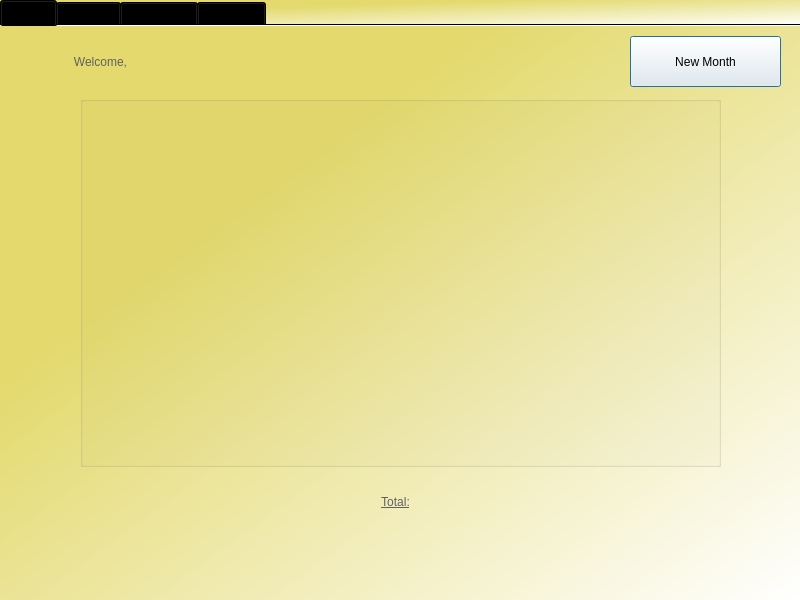
<?xml version="1.0" encoding="UTF-8"?>
<ui version="4.0">
 <class>Dialog</class>
 <widget class="QDialog" name="Dialog">
  <property name="geometry">
   <rect>
    <x>0</x>
    <y>0</y>
    <width>800</width>
    <height>600</height>
   </rect>
  </property>
  <property name="windowTitle">
   <string>Dialog</string>
  </property>
  <widget class="QTabWidget" name="tab_bar">
   <property name="geometry">
    <rect>
     <x>0</x>
     <y>0</y>
     <width>801</width>
     <height>601</height>
    </rect>
   </property>
   <property name="whatsThis">
    <string>&lt;html&gt;&lt;head/&gt;&lt;body&gt;&lt;p&gt;&lt;br/&gt;&lt;/p&gt;&lt;/body&gt;&lt;/html&gt;</string>
   </property>
   <property name="styleSheet">
    <string notr="true">font: 75 12pt &quot;Times New Roman&quot;;
background-color: qlineargradient(spread:pad, x1:0.224031, y1:0.239, x2:1, y2:1, stop:0.0965909 rgba(227, 217, 109, 255), stop:1 rgba(255, 255, 255, 255));</string>
   </property>
   <property name="currentIndex">
    <number>0</number>
   </property>
   <property name="elideMode">
    <enum>Qt::ElideLeft</enum>
   </property>
   <property name="documentMode">
    <bool>true</bool>
   </property>
   <widget class="QWidget" name="home_tab">
    <attribute name="title">
     <string>Home</string>
    </attribute>
    <widget class="QLabel" name="welcome_label">
     <property name="geometry">
      <rect>
       <x>0</x>
       <y>0</y>
       <width>201</width>
       <height>71</height>
      </rect>
     </property>
     <property name="styleSheet">
      <string notr="true">font: 75 30pt &quot;Times New Roman&quot;;
color: rgb(97, 97, 97);
background-color: rgba(255, 255, 255, 0);</string>
     </property>
     <property name="text">
      <string>Welcome,</string>
     </property>
     <property name="alignment">
      <set>Qt::AlignCenter</set>
     </property>
    </widget>
    <widget class="QLabel" name="name_label">
     <property name="geometry">
      <rect>
       <x>190</x>
       <y>0</y>
       <width>401</width>
       <height>71</height>
      </rect>
     </property>
     <property name="styleSheet">
      <string notr="true">font: 75 30pt &quot;Times New Roman&quot;;
background-color: rgba(255, 255, 255, 0);
color: rgb(97, 97, 97);</string>
     </property>
     <property name="text">
      <string/>
     </property>
     <property name="alignment">
      <set>Qt::AlignLeading|Qt::AlignLeft|Qt::AlignVCenter</set>
     </property>
    </widget>
    <widget class="QLabel" name="total_label">
     <property name="geometry">
      <rect>
       <x>350</x>
       <y>450</y>
       <width>91</width>
       <height>51</height>
      </rect>
     </property>
     <property name="styleSheet">
      <string notr="true">font: 20pt &quot;Times New Roman&quot;;
text-decoration: underline;
color: rgb(97, 97, 97);
background-color: rgba(255, 255, 255, 0);</string>
     </property>
     <property name="text">
      <string>Total:</string>
     </property>
     <property name="alignment">
      <set>Qt::AlignCenter</set>
     </property>
    </widget>
    <widget class="QLabel" name="total_money_label">
     <property name="geometry">
      <rect>
       <x>240</x>
       <y>490</y>
       <width>311</width>
       <height>41</height>
      </rect>
     </property>
     <property name="styleSheet">
      <string notr="true">font: 75 20pt &quot;Times New Roman&quot;;
color: rgb(97, 97, 97);
background-color: rgba(255, 255, 255, 0);</string>
     </property>
     <property name="text">
      <string/>
     </property>
     <property name="alignment">
      <set>Qt::AlignCenter</set>
     </property>
    </widget>
    <widget class="QGroupBox" name="groupBox">
     <property name="geometry">
      <rect>
       <x>80</x>
       <y>70</y>
       <width>641</width>
       <height>371</height>
      </rect>
     </property>
     <property name="styleSheet">
      <string notr="true">background-color: rgba(255, 255, 255, 0);</string>
     </property>
     <property name="title">
      <string/>
     </property>
    </widget>
    <widget class="QPushButton" name="new_month_button">
     <property name="geometry">
      <rect>
       <x>630</x>
       <y>10</y>
       <width>151</width>
       <height>51</height>
      </rect>
     </property>
     <property name="styleSheet">
      <string notr="true">background-color: rgb(245, 245, 245);</string>
     </property>
     <property name="text">
      <string>New Month</string>
     </property>
    </widget>
   </widget>
   <widget class="QWidget" name="income_tab">
    <attribute name="title">
     <string>Income</string>
    </attribute>
    <widget class="QLabel" name="amount_label">
     <property name="geometry">
      <rect>
       <x>50</x>
       <y>180</y>
       <width>111</width>
       <height>51</height>
      </rect>
     </property>
     <property name="styleSheet">
      <string notr="true">font: 20pt &quot;Times New Roman&quot;;;
color: rgb(97, 97, 97);
background-color: rgba(255, 255, 255, 0);</string>
     </property>
     <property name="text">
      <string>Amount:</string>
     </property>
     <property name="alignment">
      <set>Qt::AlignCenter</set>
     </property>
    </widget>
    <widget class="QLabel" name="description_label">
     <property name="geometry">
      <rect>
       <x>20</x>
       <y>240</y>
       <width>141</width>
       <height>51</height>
      </rect>
     </property>
     <property name="styleSheet">
      <string notr="true">font: 20pt &quot;Times New Roman&quot;;;
color: rgb(97, 97, 97);
background-color: rgba(255, 255, 255, 0);</string>
     </property>
     <property name="text">
      <string>Description:</string>
     </property>
     <property name="alignment">
      <set>Qt::AlignCenter</set>
     </property>
    </widget>
    <widget class="QLineEdit" name="income_amount_edit">
     <property name="geometry">
      <rect>
       <x>160</x>
       <y>190</y>
       <width>251</width>
       <height>31</height>
      </rect>
     </property>
     <property name="styleSheet">
      <string notr="true">background-color: rgb(255, 255, 255);</string>
     </property>
    </widget>
    <widget class="QLineEdit" name="income_description_edit">
     <property name="geometry">
      <rect>
       <x>160</x>
       <y>250</y>
       <width>251</width>
       <height>31</height>
      </rect>
     </property>
     <property name="styleSheet">
      <string notr="true">background-color: rgb(255, 255, 255);</string>
     </property>
    </widget>
    <widget class="QPushButton" name="add_income_button">
     <property name="geometry">
      <rect>
       <x>210</x>
       <y>340</y>
       <width>151</width>
       <height>51</height>
      </rect>
     </property>
     <property name="styleSheet">
      <string notr="true">background-color: rgb(59, 213, 13);</string>
     </property>
     <property name="text">
      <string>Add Income</string>
     </property>
    </widget>
    <widget class="QLabel" name="income_label">
     <property name="geometry">
      <rect>
       <x>590</x>
       <y>50</y>
       <width>111</width>
       <height>51</height>
      </rect>
     </property>
     <property name="styleSheet">
      <string notr="true">font: 20pt &quot;Times New Roman&quot;;;
color: rgb(68, 203, 0);
background-color: rgba(255, 255, 255, 0);</string>
     </property>
     <property name="text">
      <string>Income</string>
     </property>
     <property name="alignment">
      <set>Qt::AlignCenter</set>
     </property>
    </widget>
    <widget class="QScrollArea" name="income_scroll_bar">
     <property name="geometry">
      <rect>
       <x>540</x>
       <y>90</y>
       <width>221</width>
       <height>451</height>
      </rect>
     </property>
     <property name="styleSheet">
      <string notr="true">background-color: rgb(255, 255, 255);</string>
     </property>
     <property name="widgetResizable">
      <bool>true</bool>
     </property>
     <widget class="QWidget" name="scrollAreaWidgetContents">
      <property name="geometry">
       <rect>
        <x>0</x>
        <y>0</y>
        <width>219</width>
        <height>449</height>
       </rect>
      </property>
     </widget>
    </widget>
    <widget class="QLabel" name="total_label_2">
     <property name="geometry">
      <rect>
       <x>370</x>
       <y>500</y>
       <width>61</width>
       <height>41</height>
      </rect>
     </property>
     <property name="styleSheet">
      <string notr="true">font: 15pt &quot;Times New Roman&quot;;;
color: rgb(97, 97, 97);
background-color: rgba(255, 255, 255, 0);</string>
     </property>
     <property name="text">
      <string>Total:</string>
     </property>
     <property name="alignment">
      <set>Qt::AlignCenter</set>
     </property>
    </widget>
    <widget class="QLabel" name="total_amount_label">
     <property name="geometry">
      <rect>
       <x>430</x>
       <y>500</y>
       <width>101</width>
       <height>41</height>
      </rect>
     </property>
     <property name="styleSheet">
      <string notr="true">background-color: rgba(255, 255, 255, 0);
font: 75 16pt &quot;Times New Roman&quot;;
color: rgb(68, 223, 25);
border-color: rgb(70, 70, 70);</string>
     </property>
     <property name="text">
      <string/>
     </property>
     <property name="alignment">
      <set>Qt::AlignCenter</set>
     </property>
    </widget>
    <widget class="QLabel" name="income_error_label">
     <property name="geometry">
      <rect>
       <x>160</x>
       <y>290</y>
       <width>371</width>
       <height>21</height>
      </rect>
     </property>
     <property name="styleSheet">
      <string notr="true">background-color: rgba(255, 255, 255, 0);
font: 10pt &quot;Times New Roman&quot;;
color: rgb(255, 0, 0);</string>
     </property>
     <property name="text">
      <string/>
     </property>
    </widget>
   </widget>
   <widget class="QWidget" name="expenses_tab">
    <attribute name="title">
     <string>Expenses</string>
    </attribute>
    <widget class="QLabel" name="amount_label_2">
     <property name="geometry">
      <rect>
       <x>50</x>
       <y>180</y>
       <width>111</width>
       <height>51</height>
      </rect>
     </property>
     <property name="styleSheet">
      <string notr="true">font: 20pt &quot;Times New Roman&quot;;;
color: rgb(97, 97, 97);
background-color: rgba(255, 255, 255, 0);</string>
     </property>
     <property name="text">
      <string>Amount:</string>
     </property>
     <property name="alignment">
      <set>Qt::AlignCenter</set>
     </property>
    </widget>
    <widget class="QLabel" name="description_label_2">
     <property name="geometry">
      <rect>
       <x>10</x>
       <y>240</y>
       <width>161</width>
       <height>51</height>
      </rect>
     </property>
     <property name="styleSheet">
      <string notr="true">font: 20pt &quot;Times New Roman&quot;;;
color: rgb(97, 97, 97);
background-color: rgba(255, 255, 255, 0);</string>
     </property>
     <property name="text">
      <string>Description:</string>
     </property>
     <property name="alignment">
      <set>Qt::AlignCenter</set>
     </property>
    </widget>
    <widget class="QLineEdit" name="expenses_amount_edit">
     <property name="geometry">
      <rect>
       <x>160</x>
       <y>190</y>
       <width>251</width>
       <height>31</height>
      </rect>
     </property>
     <property name="styleSheet">
      <string notr="true">background-color: rgb(255, 255, 255);</string>
     </property>
    </widget>
    <widget class="QLineEdit" name="expenses_description_edit">
     <property name="geometry">
      <rect>
       <x>160</x>
       <y>250</y>
       <width>251</width>
       <height>31</height>
      </rect>
     </property>
     <property name="styleSheet">
      <string notr="true">background-color: rgb(255, 255, 255);</string>
     </property>
    </widget>
    <widget class="QPushButton" name="add_expense_button">
     <property name="geometry">
      <rect>
       <x>210</x>
       <y>340</y>
       <width>151</width>
       <height>51</height>
      </rect>
     </property>
     <property name="styleSheet">
      <string notr="true">background-color: rgb(211, 0, 0);</string>
     </property>
     <property name="text">
      <string>Add Expense</string>
     </property>
    </widget>
    <widget class="QLabel" name="total_label_3">
     <property name="geometry">
      <rect>
       <x>370</x>
       <y>500</y>
       <width>61</width>
       <height>41</height>
      </rect>
     </property>
     <property name="styleSheet">
      <string notr="true">font: 15pt &quot;Times New Roman&quot;;;
color: rgb(97, 97, 97);
background-color: rgba(255, 255, 255, 0);</string>
     </property>
     <property name="text">
      <string>Total:</string>
     </property>
     <property name="alignment">
      <set>Qt::AlignCenter</set>
     </property>
    </widget>
    <widget class="QLabel" name="expense_label">
     <property name="geometry">
      <rect>
       <x>590</x>
       <y>50</y>
       <width>121</width>
       <height>51</height>
      </rect>
     </property>
     <property name="styleSheet">
      <string notr="true">font: 20pt &quot;Times New Roman&quot;;;
color: rgb(255, 0, 0);
background-color: rgba(255, 255, 255, 0);</string>
     </property>
     <property name="text">
      <string>Expenses</string>
     </property>
     <property name="alignment">
      <set>Qt::AlignCenter</set>
     </property>
    </widget>
    <widget class="QScrollArea" name="expense_scroll_bar">
     <property name="geometry">
      <rect>
       <x>540</x>
       <y>90</y>
       <width>221</width>
       <height>451</height>
      </rect>
     </property>
     <property name="styleSheet">
      <string notr="true">background-color: rgb(255, 255, 255);</string>
     </property>
     <property name="widgetResizable">
      <bool>true</bool>
     </property>
     <widget class="QWidget" name="scrollAreaWidgetContents_2">
      <property name="geometry">
       <rect>
        <x>0</x>
        <y>0</y>
        <width>219</width>
        <height>449</height>
       </rect>
      </property>
     </widget>
    </widget>
    <widget class="QLabel" name="total_amount_label_2">
     <property name="geometry">
      <rect>
       <x>430</x>
       <y>500</y>
       <width>101</width>
       <height>41</height>
      </rect>
     </property>
     <property name="styleSheet">
      <string notr="true">background-color: rgba(255, 255, 255, 0);
font: 75 16pt &quot;Times New Roman&quot;;
color: rgb(255, 0, 0);
border-color: rgb(70, 70, 70);</string>
     </property>
     <property name="text">
      <string/>
     </property>
     <property name="alignment">
      <set>Qt::AlignCenter</set>
     </property>
    </widget>
    <widget class="QLabel" name="expense_error_label">
     <property name="geometry">
      <rect>
       <x>160</x>
       <y>290</y>
       <width>371</width>
       <height>21</height>
      </rect>
     </property>
     <property name="styleSheet">
      <string notr="true">background-color: rgba(255, 255, 255, 0);
font: 10pt &quot;Times New Roman&quot;;
color: rgb(255, 0, 0);</string>
     </property>
     <property name="text">
      <string/>
     </property>
    </widget>
   </widget>
   <widget class="QWidget" name="account_tab">
    <attribute name="title">
     <string>Account</string>
    </attribute>
    <widget class="QLabel" name="my_account_label">
     <property name="geometry">
      <rect>
       <x>270</x>
       <y>30</y>
       <width>211</width>
       <height>71</height>
      </rect>
     </property>
     <property name="styleSheet">
      <string notr="true">font: 75 30pt &quot;Times New Roman&quot;;
color: rgb(97, 97, 97);
background-color: rgba(255, 255, 255, 0);</string>
     </property>
     <property name="text">
      <string>My Account</string>
     </property>
     <property name="alignment">
      <set>Qt::AlignCenter</set>
     </property>
    </widget>
    <widget class="QLabel" name="first_name_label">
     <property name="geometry">
      <rect>
       <x>170</x>
       <y>150</y>
       <width>111</width>
       <height>41</height>
      </rect>
     </property>
     <property name="styleSheet">
      <string notr="true">font: 15pt &quot;Times New Roman&quot;;;
color: rgb(97, 97, 97);
background-color: rgba(255, 255, 255, 0);</string>
     </property>
     <property name="text">
      <string>First Name:</string>
     </property>
     <property name="alignment">
      <set>Qt::AlignCenter</set>
     </property>
    </widget>
    <widget class="QLabel" name="last_name_label">
     <property name="geometry">
      <rect>
       <x>170</x>
       <y>190</y>
       <width>111</width>
       <height>41</height>
      </rect>
     </property>
     <property name="styleSheet">
      <string notr="true">font: 15pt &quot;Times New Roman&quot;;;
color: rgb(97, 97, 97);
background-color: rgba(255, 255, 255, 0);</string>
     </property>
     <property name="text">
      <string>Last Name:</string>
     </property>
     <property name="alignment">
      <set>Qt::AlignCenter</set>
     </property>
    </widget>
    <widget class="QLabel" name="email_label">
     <property name="geometry">
      <rect>
       <x>210</x>
       <y>230</y>
       <width>71</width>
       <height>41</height>
      </rect>
     </property>
     <property name="styleSheet">
      <string notr="true">font: 15pt &quot;Times New Roman&quot;;;
color: rgb(97, 97, 97);
background-color: rgba(255, 255, 255, 0);</string>
     </property>
     <property name="text">
      <string>Email:</string>
     </property>
     <property name="alignment">
      <set>Qt::AlignCenter</set>
     </property>
    </widget>
    <widget class="QLabel" name="password_label">
     <property name="geometry">
      <rect>
       <x>180</x>
       <y>270</y>
       <width>101</width>
       <height>41</height>
      </rect>
     </property>
     <property name="styleSheet">
      <string notr="true">font: 15pt &quot;Times New Roman&quot;;;
color: rgb(97, 97, 97);
background-color: rgba(255, 255, 255, 0);</string>
     </property>
     <property name="text">
      <string>Password:</string>
     </property>
     <property name="alignment">
      <set>Qt::AlignCenter</set>
     </property>
    </widget>
    <widget class="QLabel" name="first_name_box">
     <property name="geometry">
      <rect>
       <x>300</x>
       <y>150</y>
       <width>191</width>
       <height>41</height>
      </rect>
     </property>
     <property name="styleSheet">
      <string notr="true">font: 15pt &quot;Times New Roman&quot;;;
color: rgb(97, 97, 97);
background-color: rgba(255, 255, 255, 0);</string>
     </property>
     <property name="text">
      <string/>
     </property>
     <property name="alignment">
      <set>Qt::AlignCenter</set>
     </property>
    </widget>
    <widget class="QLabel" name="last_name_box">
     <property name="geometry">
      <rect>
       <x>300</x>
       <y>190</y>
       <width>191</width>
       <height>41</height>
      </rect>
     </property>
     <property name="styleSheet">
      <string notr="true">font: 15pt &quot;Times New Roman&quot;;;
color: rgb(97, 97, 97);
background-color: rgba(255, 255, 255, 0);</string>
     </property>
     <property name="text">
      <string/>
     </property>
     <property name="alignment">
      <set>Qt::AlignCenter</set>
     </property>
    </widget>
    <widget class="QLabel" name="email_box">
     <property name="geometry">
      <rect>
       <x>300</x>
       <y>230</y>
       <width>191</width>
       <height>41</height>
      </rect>
     </property>
     <property name="styleSheet">
      <string notr="true">font: 15pt &quot;Times New Roman&quot;;;
color: rgb(97, 97, 97);
background-color: rgba(255, 255, 255, 0);</string>
     </property>
     <property name="text">
      <string/>
     </property>
     <property name="alignment">
      <set>Qt::AlignCenter</set>
     </property>
    </widget>
    <widget class="QLabel" name="password_label_2">
     <property name="geometry">
      <rect>
       <x>300</x>
       <y>270</y>
       <width>191</width>
       <height>41</height>
      </rect>
     </property>
     <property name="styleSheet">
      <string notr="true">font: 15pt &quot;Times New Roman&quot;;;
color: rgb(97, 97, 97);
background-color: rgba(255, 255, 255, 0);</string>
     </property>
     <property name="text">
      <string/>
     </property>
     <property name="alignment">
      <set>Qt::AlignCenter</set>
     </property>
    </widget>
    <widget class="QPushButton" name="delete_account_button">
     <property name="geometry">
      <rect>
       <x>430</x>
       <y>400</y>
       <width>151</width>
       <height>51</height>
      </rect>
     </property>
     <property name="styleSheet">
      <string notr="true">background-color: rgb(211, 0, 0);</string>
     </property>
     <property name="text">
      <string>Delete Account</string>
     </property>
    </widget>
    <widget class="QPushButton" name="change_password_button">
     <property name="geometry">
      <rect>
       <x>170</x>
       <y>400</y>
       <width>151</width>
       <height>51</height>
      </rect>
     </property>
     <property name="styleSheet">
      <string notr="true">background-color: rgb(186, 186, 186);</string>
     </property>
     <property name="text">
      <string>Change Password</string>
     </property>
    </widget>
   </widget>
  </widget>
 </widget>
 <resources/>
 <connections/>
</ui>
